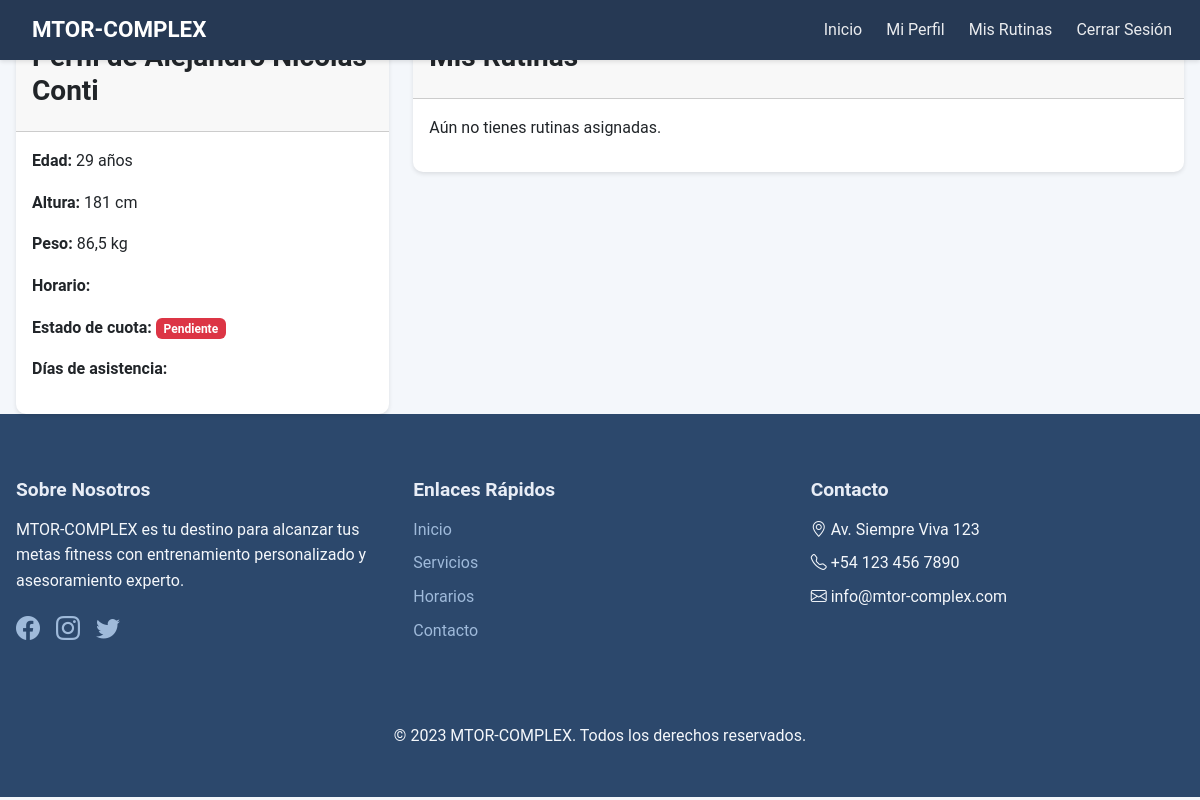
The page /gimnasio/perfil/ (signed in) on the database as committed earlier.
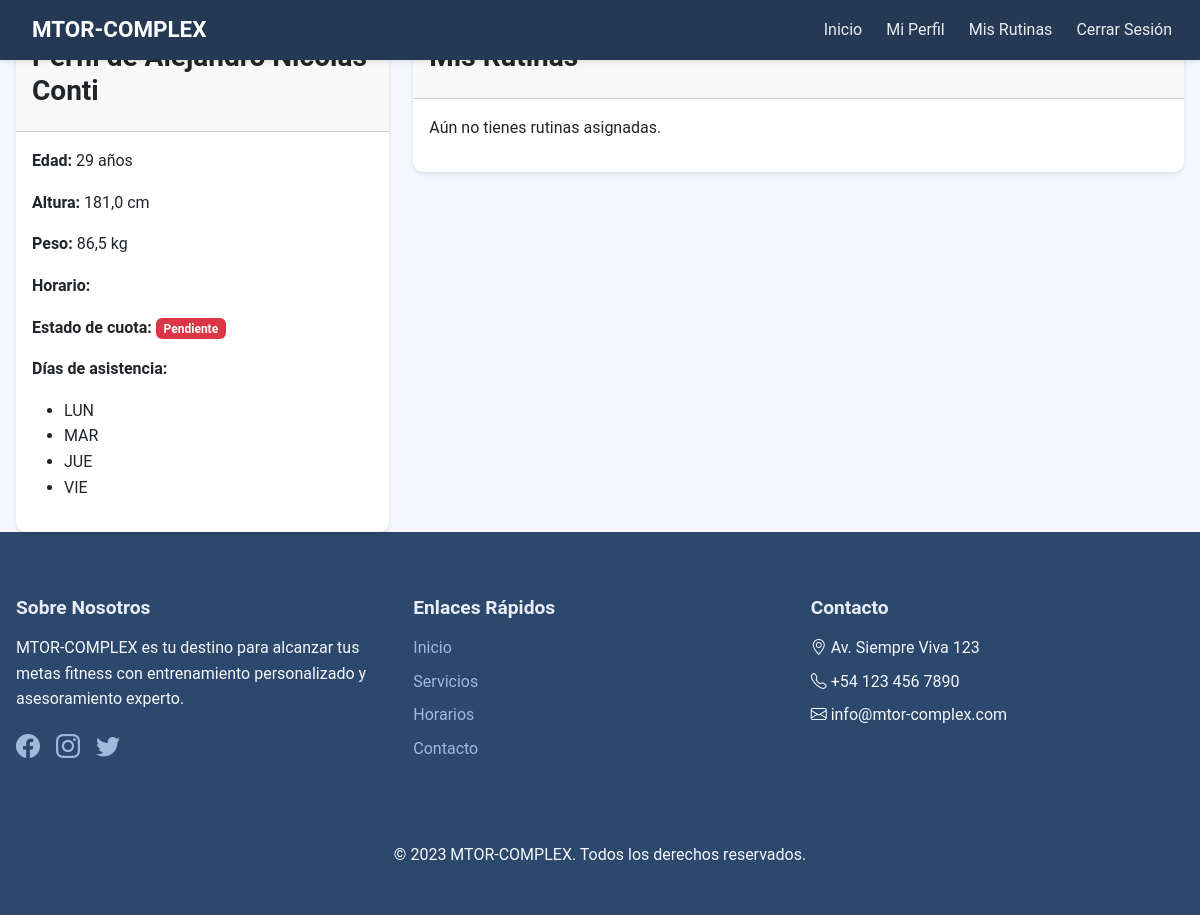
The same page on the database as committed later.
### gimnasio/models.py (models this page shows, shortened)
class Alumno(models.Model):
    usuario = models.OneToOneField(User, on_delete=models.CASCADE)
    nombre = models.CharField(max_length=100)
    edad = models.IntegerField()
    altura = models.FloatField(help_text='Altura en centímetros')
    peso = models.FloatField(help_text='Peso en kilogramos')
    fecha_registro = models.DateTimeField(auto_now_add=True)
    activo = models.BooleanField(default=True)
    profesor = models.ForeignKey(
        User,
        on_delete=models.SET_NULL,
        null=True,
        blank=True,
        related_name='alumnos_asignados'
    )
    dias_asistencia = models.ManyToManyField(DiaAsistencia, blank=True)
    class Meta:
        verbose_name = "Alumno"
        verbose_name_plural = "Alumnos"
        ordering = ['nombre']

class DiaAsistencia(models.Model):
    DIAS_CHOICES = [
        ('LUN', 'Lunes'),
        ('MAR', 'Martes'),
        ('MIE', 'Miércoles'),
        ('JUE', 'Jueves'),
        ('VIE', 'Viernes'),
        ('SAB', 'Sábado'),
        ('DOM', 'Domingo'),
    ]
    dia = models.CharField(max_length=3, choices=DIAS_CHOICES, unique=True)
    class Meta:
        verbose_name = "Día de Asistencia"
        verbose_name_plural = "Días de Asistencia"

### gimnasio/views.py (the view)
# urls.py: path('perfil/', views.perfil, name='perfil'),
@login_required
def perfil(request):
    context = {}
    if es_profesor(request.user):
        return redirect('gimnasio:panel_profesor')
    try:
        alumno = request.user.alumno
        rutinas = Rutina.objects.filter(alumno=alumno)
        context['alumno'] = alumno
        context['rutinas'] = rutinas
        return render(request, 'gimnasio/perfil.html', context)
    except Alumno.DoesNotExist:
        if request.method == 'POST':
            try:
                alumno = Alumno.objects.create(
                    usuario=request.user,
                    nombre=request.user.get_full_name() or request.user.username,
                    edad=request.POST.get('edad'),
                    altura=request.POST.get('altura'),
                    peso=request.POST.get('peso'),
                    horario=request.POST.get('horario')
                )
                messages.success(request, 'Perfil creado exitosamente')
                return redirect('gimnasio:perfil')
            except Exception as e:
                messages.error(request, f'Error al crear el perfil: {str(e)}')
        return render(request, 'gimnasio/crear_perfil.html')

### gimnasio/views.py (called while the page is built)
def es_profesor(user):
    if not user.is_authenticated:
        return False
    try:
        return user.perfil.es_profesor
    except:
        return False

### gimnasio/templates/gimnasio/perfil.html (shortened to what this page needs)
{% extends 'gimnasio/base.html' %}
{% block contenido %}
<div class="container">
    <div class="row">
        <div class="col-md-4">
            <div class="card">
                <div class="card-header">
                    <h3>Perfil de {{ user.get_full_name|default:user.username }}</h3>
                </div>
                <div class="card-body">
                    {% if alumno %}
                        <p><strong>Edad:</strong> {{ alumno.edad }} años</p>
                        <p><strong>Altura:</strong> {{ alumno.altura }} cm</p>
                        <p><strong>Peso:</strong> {{ alumno.peso }} kg</p>
                        <p><strong>Horario:</strong> {{ alumno.horario }}</p>
                        <p><strong>Estado de cuota:</strong>
                            {% if alumno.cuota_pagada %}
                                <span class="badge bg-success">Pagada</span>
                            {% else %}
                                <span class="badge bg-danger">Pendiente</span>
                            {% endif %}
                        </p>
                        <p><strong>Días de asistencia:</strong></p>
                        <ul>
                            {% for dia in alumno.dias_asistencia.all %}
                                <li>{{ dia.dia }}</li>
                            {% endfor %}
                        </ul>
                    {% endif %}
                </div>
            </div>
        </div>
        <div class="col-md-8">
            <div class="card">
                <div class="card-header">
                    <h3>Mis Rutinas</h3>
                </div>
                <div class="card-body">
                    {% if rutinas %}
                        <div class="list-group">
                            {% for rutina in rutinas %}
                                <a href="{% url 'gimnasio:ver_rutina' rutina.id %}" class="list-group-item list-group-item-action">
                                    <div class="d-flex w-100 justify-content-between">
                                        <h5 class="mb-1">Rutina del {{ rutina.fecha_creacion|date:"d/m/Y" }}</h5>
                                        <small>Asignada por: {{ rutina.profesor.get_full_name }}</small>
                                    </div>
                                    <p class="mb-1">Última actualización: {{ rutina.fecha_actualizacion|date:"d/m/Y H:i" }}</p>
                                </a>
                            {% endfor %}
                        </div>
                    {% else %}
                        <p>Aún no tienes rutinas asignadas.</p>
                    {% endif %}
                </div>
            </div>
        </div>
    </div>
</div>
{% endblock %}

Rows that differ between the two databases and show on the page:
removed Alumno: edad "29", altura "181", peso "86,5"
added Alumno: edad "29", altura "181,0", peso "86,5"
now on this page (row edited): DiaAsistencia: dia "LUN"
now on this page (row edited): DiaAsistencia: dia "MAR"
now on this page (row edited): DiaAsistencia: dia "JUE"
now on this page (row edited): DiaAsistencia: dia "VIE"
